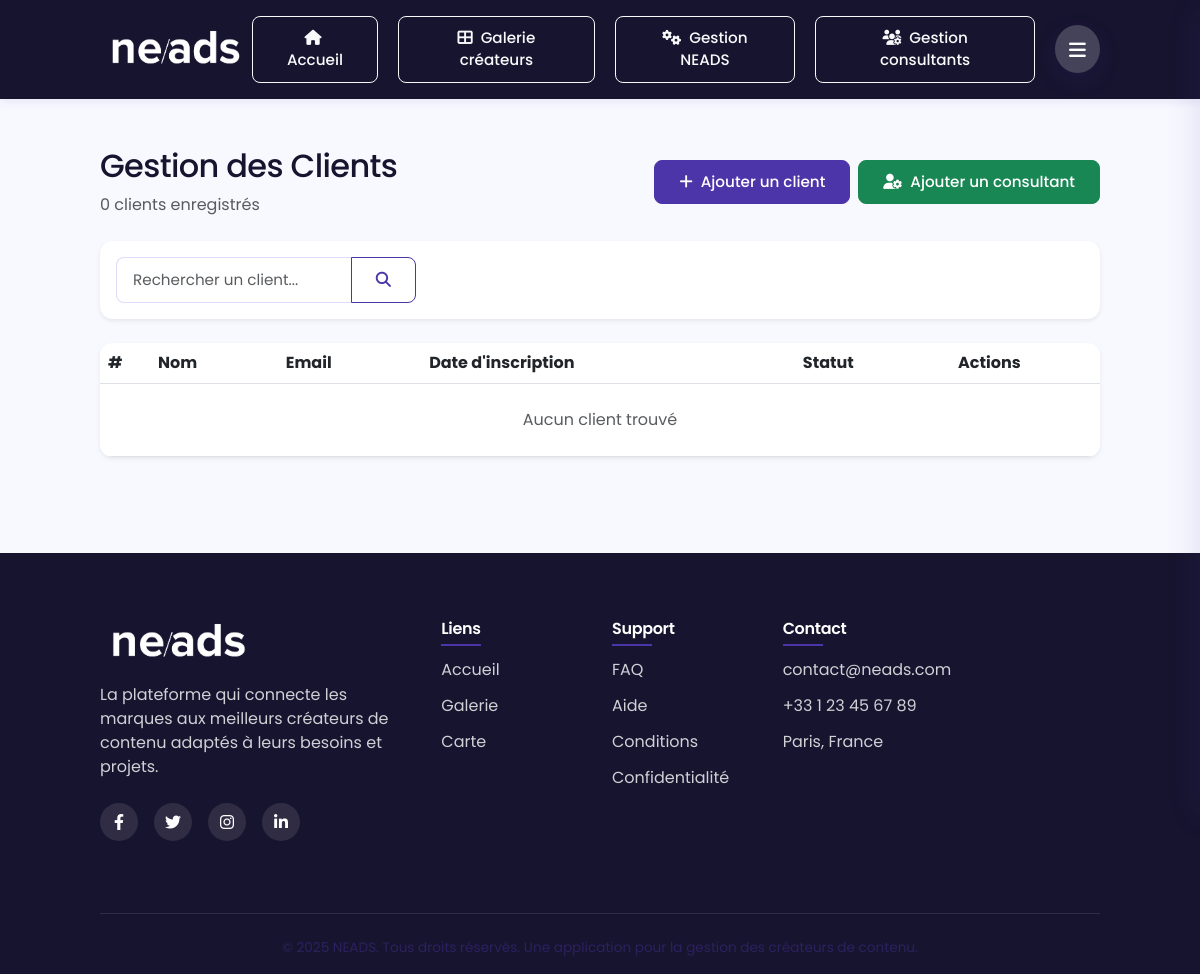
The page /gestion/clients/ (signed in) on the database as committed earlier.
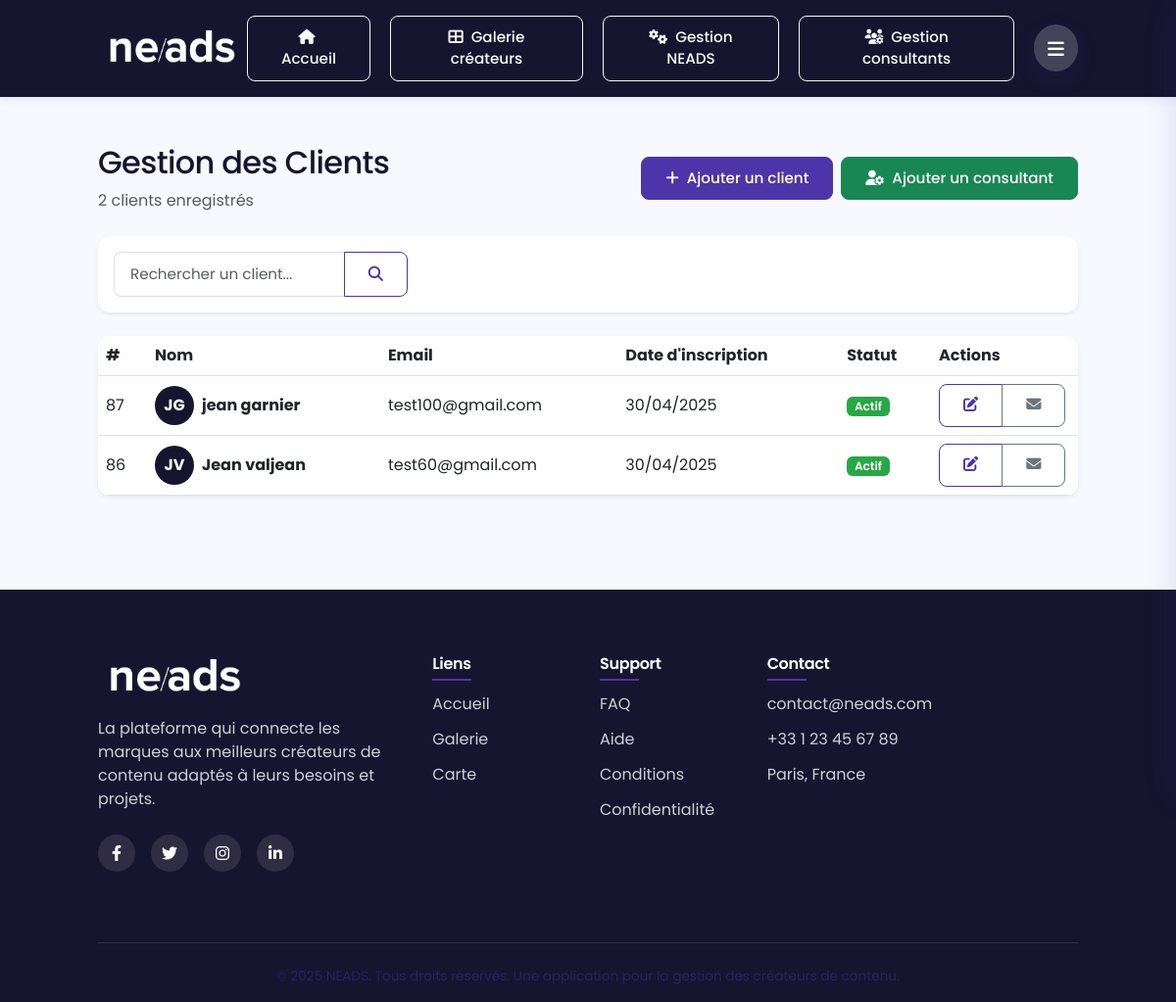
The same page on the database as committed later.
### neads/core/models.py (models this page shows, shortened)
class User(AbstractBaseUser, PermissionsMixin):
    ROLE_CHOICES = (
        ('admin', 'Administrateur'),
        ('consultant', 'Consultant'),
        ('client', 'Client'),
        ('creator', 'Créateur'),
    )
    email = models.EmailField(unique=True)
    first_name = models.CharField(max_length=30, blank=True)
    last_name = models.CharField(max_length=30, blank=True)
    is_active = models.BooleanField(default=True)
    is_staff = models.BooleanField(default=False)
    date_joined = models.DateTimeField(default=timezone.now)
    role = models.CharField(max_length=10, choices=ROLE_CHOICES, default='client')
    temp_login_token = models.CharField(max_length=100, blank=True, null=True)
    temp_login_expiry = models.DateTimeField(blank=True, null=True)
    objects = CustomUserManager()
    USERNAME_FIELD = 'email'
    REQUIRED_FIELDS = []
    def get_full_name(self):
        return f"{self.first_name} {self.last_name}".strip()

### neads/core/views.py (the view)
# urls.py: path('gestion/clients/', views.client_list, name='client_list'),
@login_required
@role_required(['admin', 'consultant'])
def client_list(request):
    clients = User.objects.filter(role='client').order_by('last_name', 'first_name')
    search_query = request.GET.get('query')
    if search_query:
        clients = clients.filter(
            Q(first_name__icontains=search_query) |
            Q(last_name__icontains=search_query) |
            Q(email__icontains=search_query)
        )
    paginator = Paginator(clients, 15)  # 15 clients par page
    page_number = request.GET.get('page', 1)
    page_obj = paginator.get_page(page_number)
    context = {
        'clients': page_obj,
        'search_query': search_query,
        'total_clients': paginator.count,
    }
    return render(request, 'core/client_list.html', context)

### templates/core/client_list.html (shortened to what this page needs)
{% extends 'base.html' %}
{% block content %}
<div class="d-flex justify-content-between align-items-center mb-4">
    <div>
        <h1 class="h2">Gestion des Clients</h1>
        <p class="text-muted">{{ total_clients }} client{{ total_clients|pluralize }} enregistré{{ total_clients|pluralize }}</p>
    </div>
    <div class="d-flex gap-2">
        <a href="{% url 'client_create_view' %}" class="btn btn-primary">
            <i class="fas fa-plus me-1"></i> Ajouter un client
        </a>
        {% if user.role == 'admin' %}
        <a href="{% url 'consultant_create' %}" class="btn btn-success">
            <i class="fas fa-user-cog me-1"></i> Ajouter un consultant
        </a>
        {% endif %}
    </div>
</div>
<div class="card border-0 shadow-sm mb-4">
    <div class="card-body">
        <form method="get" action="{% url 'client_list' %}" class="d-flex">
            <div class="input-group search-box me-auto">
                <input type="text" name="query" class="form-control" placeholder="Rechercher un client..." value="{{ search_query|default:'' }}">
                <button class="btn btn-outline-primary" type="submit">
                    <i class="fas fa-search"></i>
                </button>
            </div>
        </form>
    </div>
</div>
<div class="card border-0 shadow-sm">
    <div class="card-body p-0">
        <div class="table-responsive">
            <table class="table table-hover client-table mb-0">
                <thead class="bg-light">
                    <tr>
                        <th scope="col" width="50">#</th>
                        <th scope="col">Nom</th>
                        <th scope="col">Email</th>
                        <th scope="col">Date d'inscription</th>
                        <th scope="col">Statut</th>
                        <th scope="col" width="150">Actions</th>
                    </tr>
                </thead>
                <tbody>
                    {% for client in clients %}
                    <tr>
                        <td>{{ client.id }}</td>
                        <td>
                            <div class="d-flex align-items-center">
                                <div class="avatar-circle me-2">
                                    {{ client.first_name|first|upper }}{{ client.last_name|first|upper }}
                                </div>
                                <div>
                                    <div class="fw-bold">{{ client.get_full_name }}</div>
                                </div>
                            </div>
                        </td>
                        <td>{{ client.email }}</td>
                        <td>{{ client.date_joined|date:"d/m/Y" }}</td>
                        <td>
                            {% if client.is_active %}
                            <span class="badge bg-success">Actif</span>
                            {% else %}
                            <span class="badge bg-danger">Inactif</span>
                            {% endif %}
                        </td>
                        <td>
                            <div class="btn-group">
                                <a href="{% url 'gestion_user_edit' client.id %}" class="btn btn-sm btn-outline-primary">
                                    <i class="fas fa-edit"></i>
                                </a>
                                <a href="mailto:{{ client.email }}" class="btn btn-sm btn-outline-secondary">
                                    <i class="fas fa-envelope"></i>
                                </a>
                            </div>
                        </td>
                    </tr>
                    {% empty %}
                    <tr>
                        <td colspan="6" class="text-center py-4">
                            <p class="text-muted mb-0">Aucun client trouvé</p>
                        </td>
                    </tr>
                    {% endfor %}
                </tbody>
            </table>
        </div>
    </div>
</div>
{% endblock %}

### templates/base.html (shortened to what this page needs)
{% load static %}
<!DOCTYPE html>
<html lang="fr">
<head>
  <link href="https://cdn.jsdelivr.net/npm/bootstrap@5.3.0/dist/css/bootstrap.min.css" rel="stylesheet" />
  <script src="https://cdn.tailwindcss.com"></script>
  <link rel="stylesheet" href="https://cdnjs.cloudflare.com/ajax/libs/font-awesome/6.4.0/css/all.min.css" />
  <link rel="stylesheet" href="https://unpkg.com/leaflet@1.9.4/dist/leaflet.css" />
  <link rel="stylesheet" href="https://unpkg.com/aos@next/dist/aos.css" />
</head>
<body>
  <header class="neads-header">
    <div class="container">
      <div class="header-container">
        <a href="{% url 'home' %}" class="neads-logo">
          <img src="{% static 'img/logo-removebg-preview.png' %}" alt="NEADS Logo">
        </a>
        <div class="nav-action-buttons">
          {% if user.is_authenticated %}
          {% if user.role == 'admin' %}
          <a href="{% url 'home' %}" class="btn btn-sm btn-outline-light me-1">
            <i class="fas fa-home me-1"></i> Accueil
          </a>
          <a href="{% url 'gallery_view' %}" class="btn btn-sm btn-outline-light me-1">
            <i class="fas fa-th-large me-1"></i> Galerie créateurs
          </a>
          <a href="{% url 'management_dashboard' %}" class="btn btn-sm btn-outline-light me-1">
            <i class="fas fa-cogs me-1"></i> Gestion NEADS
          </a>
          <a href="{% url 'admin:index' %}" class="btn btn-sm btn-outline-light me-1">
            <i class="fas fa-users-cog me-1"></i> Gestion consultants
          </a>
          {% endif %}
          {% endif %}
          <button id="burger-menu">
            <i class="fas fa-bars"></i>
          </button>
        </div>
      </div>
    </div>
  </header>
  <main class="py-5">
    <div class="container">
      {% block content %}{% endblock %}
    </div>
  </main>
  <footer>
    <div class="container">
      <div class="row">
        <div class="col-lg-4 mb-4 mb-lg-0">
          <div class="footer-logo">
            <img src="{% static 'img/logo-removebg-preview.png' %}" alt="NEADS Logo">
          </div>
          <p class="footer-text">
            La plateforme qui connecte les marques aux meilleurs créateurs de contenu adaptés à leurs besoins et projets.
          </p>
          <div class="footer-social">
            <a href="#" class="social-icon"><i class="fab fa-facebook-f"></i></a>
            <a href="#" class="social-icon"><i class="fab fa-twitter"></i></a>
            <a href="#" class="social-icon"><i class="fab fa-instagram"></i></a>
            <a href="#" class="social-icon"><i class="fab fa-linkedin-in"></i></a>
          </div>
        </div>
        <div class="col-lg-2 col-md-4 col-6 mb-4 mb-md-0">
          <div class="footer-links">
            <h5>Liens</h5>
            <ul>
              <li><a href="{% url 'home' %}">Accueil</a></li>
              <li><a href="{% url 'gallery_view' %}">Galerie</a></li>
              <li><a href="{% url 'map_search' %}">Carte</a></li>
            </ul>
          </div>
        </div>
        <div class="col-lg-2 col-md-4 col-6 mb-4 mb-md-0">
          <div class="footer-links">
            <h5>Support</h5>
            <ul>
              <li><a href="#">FAQ</a></li>
              <li><a href="#">Aide</a></li>
              <li><a href="#">Conditions</a></li>
              <li><a href="#">Confidentialité</a></li>
            </ul>
          </div>
        </div>
        <div class="col-lg-4 col-md-4">
          <div class="footer-links">
            <h5>Contact</h5>
            <ul>
              <li><a href="mailto:contact@neads.com">contact@neads.com</a></li>
              <li><a href="tel:+33123456789">+33 1 23 45 67 89</a></li>
              <li><a href="#">Paris, France</a></li>
            </ul>
          </div>
        </div>
      </div>
      <div class="footer-bottom">
        <p>&copy; {% now "Y" %} NEADS. Tous droits réservés. Une application pour la gestion des créateurs de contenu.</p>
      </div>
    </div>
  </footer>
</body>
</html>

### templates/core/client_list.html (style rules this page uses)
.client-table th, .client-table td { vertical-align: middle; }
.avatar-circle { width: 40px; height: 40px; border-radius: 50%; background-color: var(--primary-color); color: white; display: flex; align-items: center; justify-content: center; font-weight: bold; font-size: 16px; }
.search-box { max-width: 300px; }

Rows that differ between the two databases and show on the page:
added User: id "87", first_name|first "J", last_name|first "G", get_full_name "jean garnier", email "test100@gmail.com", date_joined "30/04/2025", is_active "Actif"
added User: id "86", first_name|first "J", last_name|first "V", get_full_name "Jean valjean", email "test60@gmail.com", date_joined "30/04/2025", is_active "Actif"
Other text that changed with them:
{{ total_clients }}: "0" → "2"
text no longer shown: "Aucun client trouvé"
